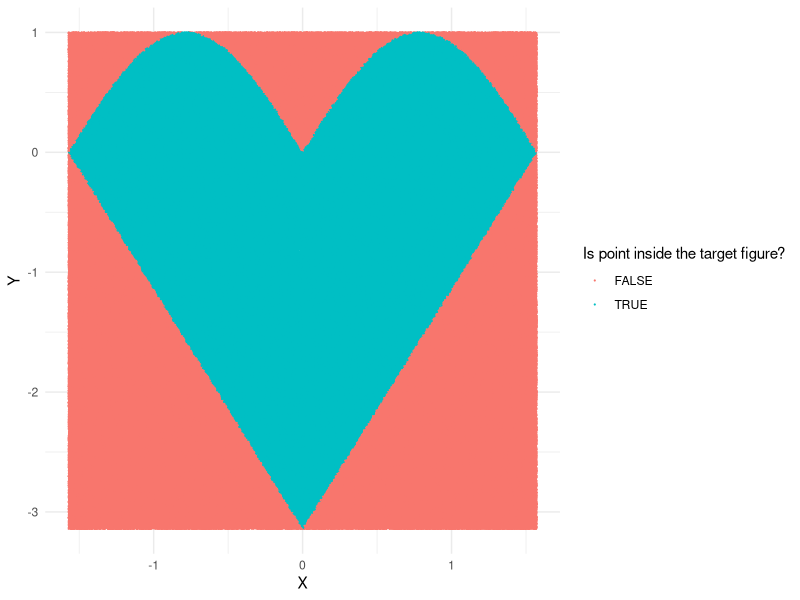

Reproduce this figure in R.
## ---- chunk 1
Size <- 1000000
X <- runif(1000000, min = -pi/2, max = pi/2)
Y <- runif(1000000, min = -pi, max = 1)
cat("Total number of points:", Size)
AllPoint <- data.frame(X, Y) #save plots as a 2d frame
## ---- chunk 2
TargetFigure <- Y >= 2*X-pi & Y >= -2*X-pi & Y <= sqrt(sin(2*X)^2)
cat("Number of points inside the target figure:", sum(TargetFigure))
## ---- chunk 3
library(ggplot2)
library(tidyverse)
AllPoint %>%
  ggplot(aes(x = X, y = Y, color = TargetFigure)) +
  geom_point(size = 0.1) +
  scale_colour_discrete("Is point inside the target figure?") +
  theme_minimal()

## ---- chunk 4
Point_Proportion <- sum(TargetFigure) / Size
TotalArea <- (1 + pi)*(pi/2 + pi/2)
TargetArea = TotalArea * Point_Proportion
cat("The area of the analised figure:", TargetArea)
## ---- chunk 5
cat("The area of a figure bounded by curves:", TargetArea)
